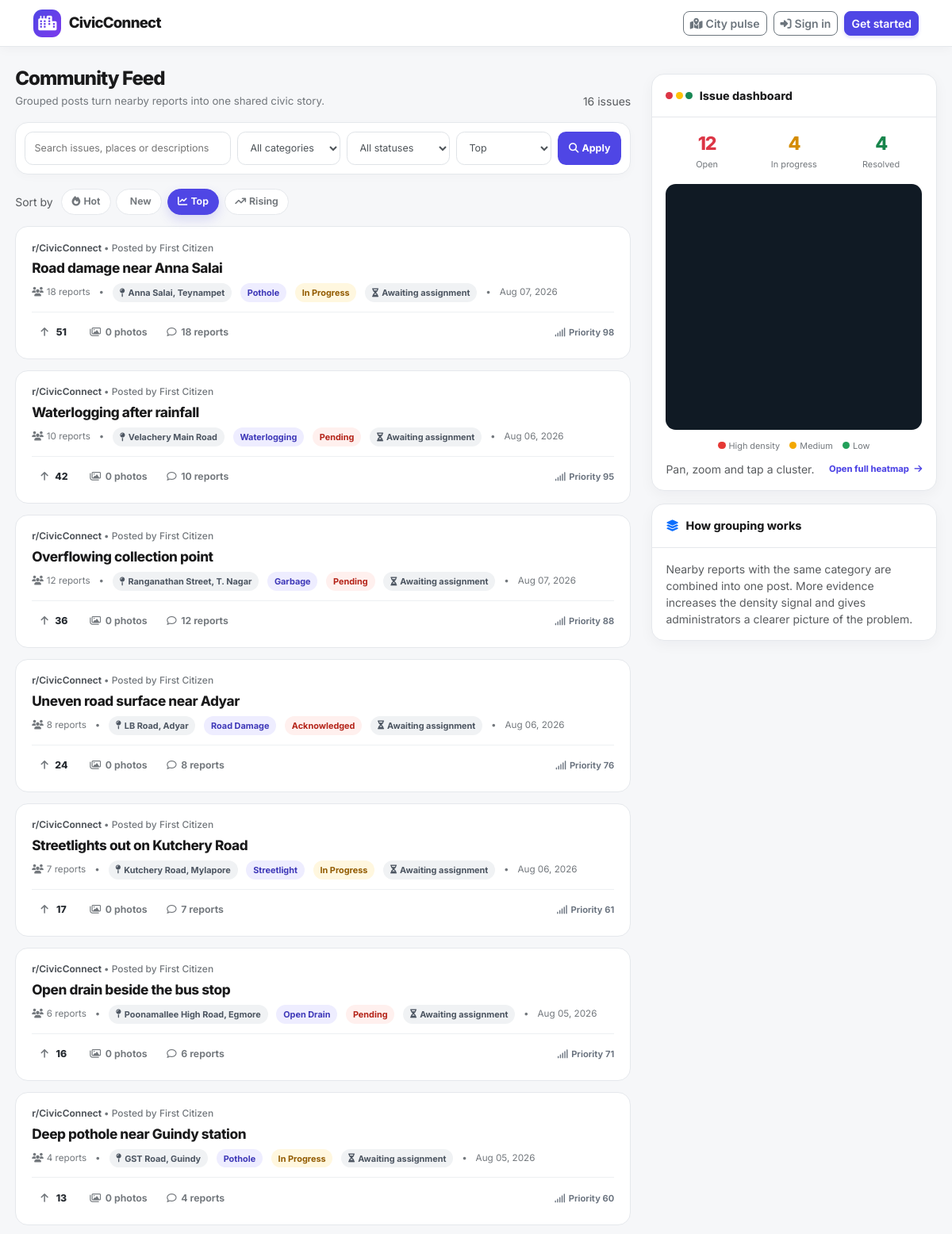
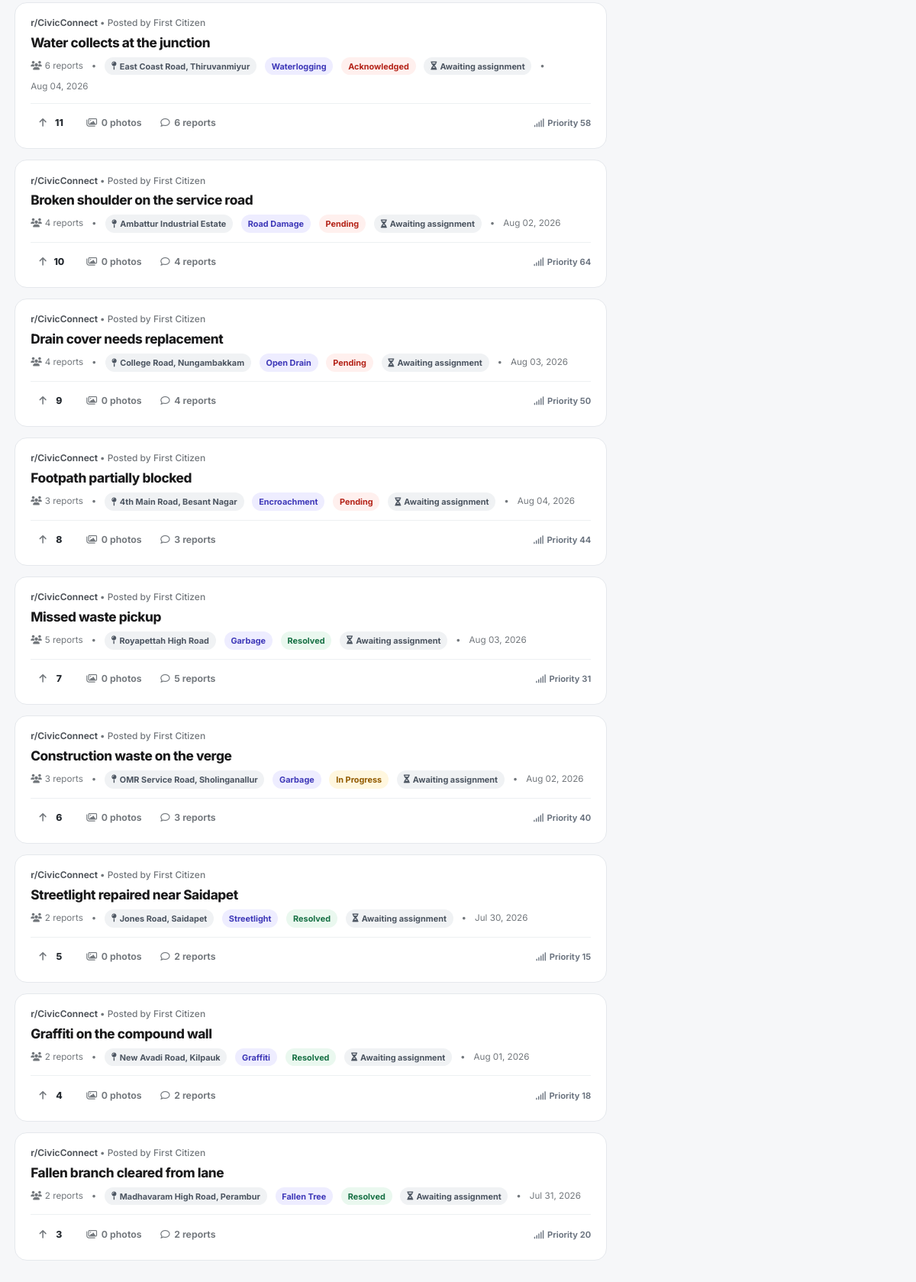
The page /pages/citizen/public-feed.php?sort=top&page=1 on the database its author committed (2 pictures, top to bottom).
### tables this page shows
CREATE TABLE `issues` (
  `id` int(11) NOT NULL,
  `user_id` int(11) NOT NULL,
  `title` varchar(255) DEFAULT NULL,
  `description` text DEFAULT NULL,
  `category` enum('pothole','garbage','streetlight','waterlogging','road_damage','encroachment','graffiti','open_drain','fallen_tree','unknown','other') NOT NULL,
  `department` varchar(50) NOT NULL DEFAULT 'municipal',
  `severity` tinyint(4) NOT NULL DEFAULT 1 CHECK (`severity` between 1 and 5),
  `status` enum('pending','acknowledged','in_progress','resolved','rejected') DEFAULT 'pending',
  `lat` decimal(10,8) NOT NULL,
  `lng` decimal(11,8) NOT NULL,
  `geohash` varchar(12) NOT NULL,
  `address` varchar(500) DEFAULT NULL,
  `ward_id` int(11) DEFAULT NULL,
  `upvote_count` int(11) DEFAULT 0,
  `is_verified` tinyint(1) DEFAULT 0,
  `ai_confidence` decimal(4,3) DEFAULT NULL,
  `is_manipulated` tinyint(1) DEFAULT 0,
  `priority_score` decimal(10,4) DEFAULT 0.0000,
  `parent_issue_id` int(11) DEFAULT NULL,
  `is_recurring` tinyint(1) NOT NULL DEFAULT 0,
  `recurrence_of` int(11) DEFAULT NULL,
  `created_at` timestamp NOT NULL DEFAULT current_timestamp(),
  `updated_at` timestamp NOT NULL DEFAULT current_timestamp() ON UPDATE current_timestamp(),
  `resolved_at` timestamp NULL DEFAULT NULL
);

CREATE TABLE `users` (
  `id` int(11) NOT NULL,
  `name` varchar(100) NOT NULL,
  `email` varchar(255) NOT NULL,
  `password_hash` varchar(255) NOT NULL,
  `role` enum('citizen','worker','admin') NOT NULL DEFAULT 'citizen',
  `department` varchar(50) DEFAULT NULL,
  `ward_id` int(11) DEFAULT NULL,
  `city` varchar(100) DEFAULT NULL,
  `phone` varchar(15) DEFAULT NULL,
  `is_active` tinyint(1) DEFAULT 1,
  `created_at` timestamp NOT NULL DEFAULT current_timestamp()
);

### pages/citizen/public-feed.php (the view, shortened to what the rows shown need)
<?php
require __DIR__ . '/../../bootstrap.php';
$bootstrapData = bootstrapAccounts();
extract($bootstrapData);
$viewer = sessionUser();
$requestedSort = strtolower((string) ($_GET['sort'] ?? 'hot'));
$sort = in_array($requestedSort, ['hot', 'new', 'top', 'rising'], true) ? $requestedSort : 'hot';
$category = strtolower(trim((string) ($_GET['category'] ?? '')));
$status = strtolower(trim((string) ($_GET['status'] ?? '')));
$query = substr(trim((string) ($_GET['q'] ?? '')), 0, 100);
$page = max(1, (int) ($_GET['page'] ?? 1));
$feed = ['items' => [], 'pagination' => ['page' => $page, 'limit' => 20, 'total' => 0, 'pages' => 0]];
$cityStats = ['total' => 0, 'open' => 0, 'in_progress' => 0, 'resolved' => 0];
if ($db instanceof PDO) {
  try {
    $feed = fetchIssueFeed($db, [
      'page' => $page,
      'limit' => 20,
      'sort' => $sort,
      'category' => $category,
      'status' => $status,
      'query' => $query,
      'viewer_id' => $viewer['id'] ?? 0,
    ]);
    $cityStats = getIssueStats($db);
  } catch (Throwable $exception) {
    error_log('Public feed render failed: ' . $exception->getMessage());
  }
}
$e = static fn (mixed $value): string => htmlspecialchars((string) $value, ENT_QUOTES, 'UTF-8');
$feedUrl = static function (array $overrides = []) use ($sort, $category, $status, $query): string {
  $params = array_filter(array_merge(['sort' => $sort, 'category' => $category, 'status' => $status, 'q' => $query], $overrides), static fn (mixed $value): bool => $value !== '' && $value !== null);
  return '?' . http_build_query($params);
};
$uiStatus = static fn (?string $value): string => $value === 'pending' || $value === 'acknowledged' ? 'open' : (string) $value;
?>
<!doctype html>
<html lang="en" data-theme="light">
<head>
  <link href="https://cdn.jsdelivr.net/npm/bootstrap@5.3.3/dist/css/bootstrap.min.css" rel="stylesheet">
  <link rel="stylesheet" href="https://cdnjs.cloudflare.com/ajax/libs/font-awesome/6.4.0/css/all.min.css">
  <link rel="stylesheet" href="https://unpkg.com/maplibre-gl@4.7.1/dist/maplibre-gl.css">
  <link rel="stylesheet" href="../../assets/css/civic-ui.css">
</head>
<body>
  <main class="feed-layout">
    <section class="feed-column">
      <div class="feed-heading"><div><h1>Community Feed</h1><p>Grouped posts turn nearby reports into one shared civic story.</p></div><span class="small text-muted"><?= (int) ($feed['pagination']['total'] ?? 0) ?> issues</span></div>
      <?php if ($feed['items'] === []): ?>
        <div class="feed-empty"><i class="fas fa-city fa-2x mb-3"></i><h2 class="h5 fw-bold">No issues match these filters</h2><p class="mb-3">Be the first person to report a problem in this area.</p><a class="btn btn-primary" href="../report/">Report an issue</a></div>
      <?php else: ?>
        <?php foreach ($feed['items'] as $issue): ?>
          <?php $displayStatus = $uiStatus($issue['status']); ?>
          <article class="feed-post" id="issue-<?= (int) $issue['id'] ?>">
            <div class="post-header"><span>r/CivicConnect <span>&bull; Posted by <?= $e($issue['reporter_name'] ?: 'the community') ?></span></span></div>
            <a class="post-title" href="<?= $e($feedUrl(['issue' => (int) $issue['id']])) ?>"><?= $e($issue['title'] ?: issueCategoryLabel($issue['category'])) ?></a>
            <div class="post-meta"><span><i class="fas fa-users me-1"></i><?= (int) $issue['report_count'] ?> report<?= (int) $issue['report_count'] === 1 ? '' : 's' ?></span><span>&bull;</span><span class="badge-location"><i class="fas fa-map-pin me-1"></i><?= $e($issue['address'] ?: 'Location recorded') ?></span><span class="badge-type"><?= $e(issueCategoryLabel($issue['category'])) ?></span><span class="badge-status <?= $e($displayStatus) ?>"><?= $e(issueStatusLabel($issue['status'])) ?></span><?php if (!empty($issue['assigned_worker_name'])): ?><span class="badge-assignment"><i class="fas fa-helmet-safety me-1"></i>Assigned to <?= $e($issue['assigned_worker_name']) ?><?php if (!empty($issue['assigned_by_name'])): ?> by <?= $e($issue['assigned_by_name']) ?><?php endif; ?><?= empty($issue['assignment_completed_at']) ? '' : ' · Completed' ?></span><?php else: ?><span class="badge-location"><i class="fas fa-hourglass-half me-1"></i>Awaiting assignment</span><?php endif; ?><span>&bull;</span><span><?= $e(date('M d, Y', strtotime((string) $issue['created_at']))) ?></span></div>
            <div class="post-actions"><button class="vote-btn <?= $issue['viewer_upvoted'] ? 'voted-up' : '' ?>" type="button" data-upvote-id="<?= (int) $issue['id'] ?>" aria-pressed="<?= $issue['viewer_upvoted'] ? 'true' : 'false' ?>"><i class="fas fa-arrow-up"></i><span class="vote-count"><?= formatNumber((int) $issue['upvote_count']) ?></span></button><button class="action-btn post-detail-btn" type="button" data-detail-id="<?= (int) $issue['id'] ?>"><i class="far fa-images"></i> <?= (int) $issue['image_count'] ?> photos</button><button class="action-btn post-detail-btn" type="button" data-detail-id="<?= (int) $issue['id'] ?>"><i class="far fa-comment"></i> <?= (int) $issue['report_count'] ?> reports</button><span class="post-score"><i class="fas fa-signal me-1"></i>Priority <?= number_format((float) $issue['priority_score'], 0) ?></span></div>
          </article>
        <?php endforeach; ?>
      <?php endif; ?>
    </section>
    <aside class="feed-sidebar">
      <div class="side-card"><div class="side-card-body"><div class="stat-grid"><div><div class="stat-number stat-progress"><?= (int) $cityStats['in_progress'] ?></div><div class="stat-label">In progress</div></div><div><div class="stat-number stat-resolved"><?= (int) $cityStats['resolved'] ?></div><div class="stat-label">Resolved</div></div></div></div></div>
    </aside>
  </main>
</body>
</html>

### rows shown on the page
issues: user.name "First Citizen", title "Road damage near Anna Salai", report_count "18", address "Anna Salai, Teynampet", category "Pothole", status "In Progress", created_at "Aug 07, 2026", upvote_count "51", image_count "0", priority_score "98"
issues: user.name "First Citizen", title "Waterlogging after rainfall", report_count "10", address "Velachery Main Road", category "Waterlogging", status "Pending", created_at "Aug 06, 2026", upvote_count "42", image_count "0", priority_score "95"
issues: user.name "First Citizen", title "Overflowing collection point", report_count "12", address "Ranganathan Street, T. Nagar", category "Garbage", status "Pending", created_at "Aug 07, 2026", upvote_count "36", image_count "0", priority_score "88"
issues: user.name "First Citizen", title "Uneven road surface near Adyar", report_count "8", address "LB Road, Adyar", category "Road Damage", status "Acknowledged", created_at "Aug 06, 2026", upvote_count "24", image_count "0", priority_score "76"
issues: user.name "First Citizen", title "Streetlights out on Kutchery Road", report_count "7", address "Kutchery Road, Mylapore", category "Streetlight", status "In Progress", created_at "Aug 06, 2026", upvote_count "17", image_count "0", priority_score "61"
issues: user.name "First Citizen", title "Open drain beside the bus stop", report_count "6", address "Poonamallee High Road, Egmore", category "Open Drain", status "Pending", created_at "Aug 05, 2026", upvote_count "16", image_count "0", priority_score "71", severity "4"
issues: user.name "First Citizen", title "Deep pothole near Guindy station", report_count "4", address "GST Road, Guindy", category "Pothole", status "In Progress", created_at "Aug 05, 2026", upvote_count "13", image_count "0", priority_score "60"
issues: user.name "First Citizen", title "Water collects at the junction", report_count "6", address "East Coast Road, Thiruvanmiyur", category "Waterlogging", status "Acknowledged", created_at "Aug 04, 2026", upvote_count "11", image_count "0", priority_score "58"
issues: user.name "First Citizen", title "Broken shoulder on the service road", report_count "4", address "Ambattur Industrial Estate", category "Road Damage", status "Pending", created_at "Aug 02, 2026", upvote_count "10", image_count "0", priority_score "64"
issues: user.name "First Citizen", title "Drain cover needs replacement", report_count "4", address "College Road, Nungambakkam", category "Open Drain", status "Pending", created_at "Aug 03, 2026", upvote_count "9", image_count "0", priority_score "50"
issues: user.name "First Citizen", title "Footpath partially blocked", report_count "3", address "4th Main Road, Besant Nagar", category "Encroachment", status "Pending", created_at "Aug 04, 2026", upvote_count "8", image_count "0", priority_score "44"
issues: user.name "First Citizen", title "Missed waste pickup", report_count "5", address "Royapettah High Road", category "Garbage", status "Resolved", created_at "Aug 03, 2026", upvote_count "7", image_count "0", priority_score "31"
issues: user.name "First Citizen", title "Construction waste on the verge", report_count "3", address "OMR Service Road, Sholinganallur", category "Garbage", status "In Progress", created_at "Aug 02, 2026", upvote_count "6", image_count "0", priority_score "40"
issues: user.name "First Citizen", title "Streetlight repaired near Saidapet", report_count "2", address "Jones Road, Saidapet", category "Streetlight", status "Resolved", created_at "Jul 30, 2026", upvote_count "5", image_count "0", priority_score "15"
issues: user.name "First Citizen", title "Graffiti on the compound wall", report_count "2", address "New Avadi Road, Kilpauk", category "Graffiti", status "Resolved", created_at "Aug 01, 2026", upvote_count "4", image_count "0", priority_score "18"
issues: user.name "First Citizen", title "Fallen branch cleared from lane", report_count "2", address "Madhavaram High Road, Perambur", category "Fallen Tree", status "Resolved", created_at "Jul 31, 2026", upvote_count "3", image_count "0", priority_score "20"

### other values the page prints
$feed['pagination']['total'] "16"
$e($sortLabel) "Hot"
$e($sortLabel) "New"
$e($sortLabel) "Top"
$e($sortLabel) "Rising"
$cityStats['open'] "12"
form field sort "Top"
